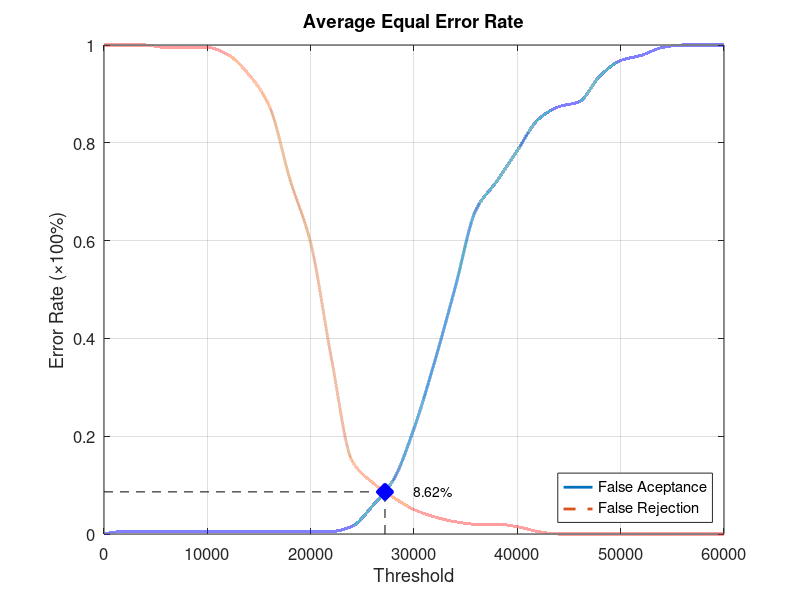
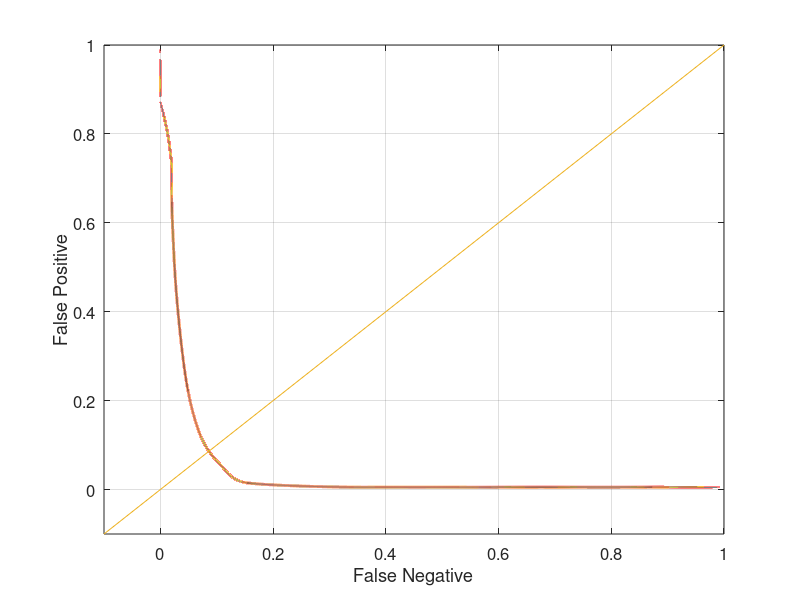

The MATLAB script that drew these images, in order:
function yEER = Database3_2
close all;
clear;
clc;
x = 0:2000:60000;
xq = 0:0.5:60000;

y0 = [0 0.00526316 0.00526316 0.00526316 0.00526316 0.00526316 0.00526316 0.00526316 0.00526316 0.00526316 0.00526316 0.00526316 0.0157895 0.0578947 0.110526 0.215789 0.352632 0.505263 0.663158 0.721053 0.784211 0.847368 0.873684 0.884211 0.936842 0.968421 0.978947 0.994737 1 1 1];
yy0 = interp1(x, y0, xq, 'pchip');
y1 = [1 1 1 0.995 0.995 0.995 0.98 0.94 0.875 0.725 0.595 0.36 0.15 0.105 0.075 0.05 0.035 0.025 0.02 0.02 0.015 0.005 0 0 0 0 0 0 0 0 0];
yy1 = interp1(x, y1, xq, 'pchip');

% Calculating EER: 
y2 = abs(y0 - y1);
find(y2 == min(y2))
yy2 = abs(yy0 - yy1);
xEER = find(yy2 == min(yy2));
xEERIndex = xq(xEER) % X-axis EER
yEER = yy0(xEER) % Y-axis EER

main = figure
plot(xq, yy0,'-','LineWidth', 2);	hold on
plot(xq, yy1,'--','LineWidth', 2);	hold on
plot([xEERIndex xEERIndex], [0 yEER], 'k--');	hold on
plot([0 xEERIndex], [yEER yEER], 'k--');	hold on
plot(xEERIndex, yEER, 'bx', 'LineWidth', 10);	hold on
text(xEERIndex + 10 * xEERIndex / 100, yEER, [num2str(round((10000 * yEER)) / 100) '%'])
legend('False Aceptance', 'False Rejection', 'Location', 'SouthEast')
xlabel('Threshold')
ylabel('Error Rate (\times100%)')
title('Average Equal Error Rate')
set(gca, 'FontSize', 12)
axis([0 60000 0 1])
grid on

print(main, 'Database3_2Main', '-dpng');
FNRxFPR = figure('Color', [1 1 1]);
plot(yy1, yy0, '-', yy1, yy0, 'LineWidth', 2);
hold on
y = -0.1:0.1:1
plot(y, y); 
set(gca, 'FontSize', 12)
xlabel('False Negative')
ylabel('False Positive')
axis([-0.1 1 -0.1 1])
set(gca, 'FontSize', 12)
grid on

print(FNRxFPR, 'Database3_2FNRxFPR','-dpng');
end
